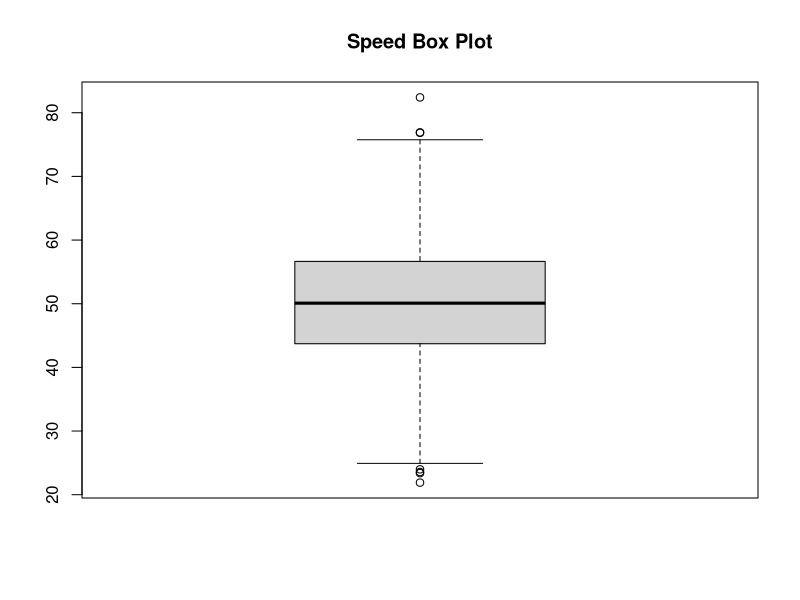
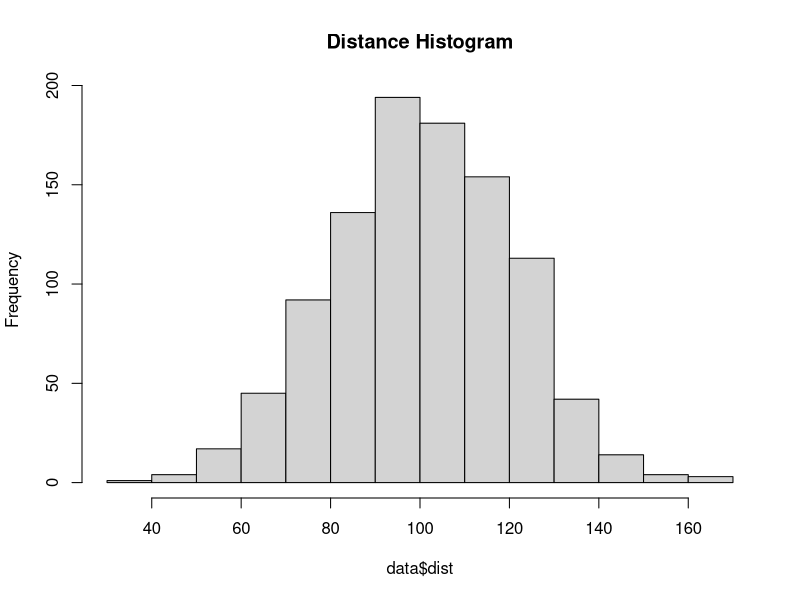
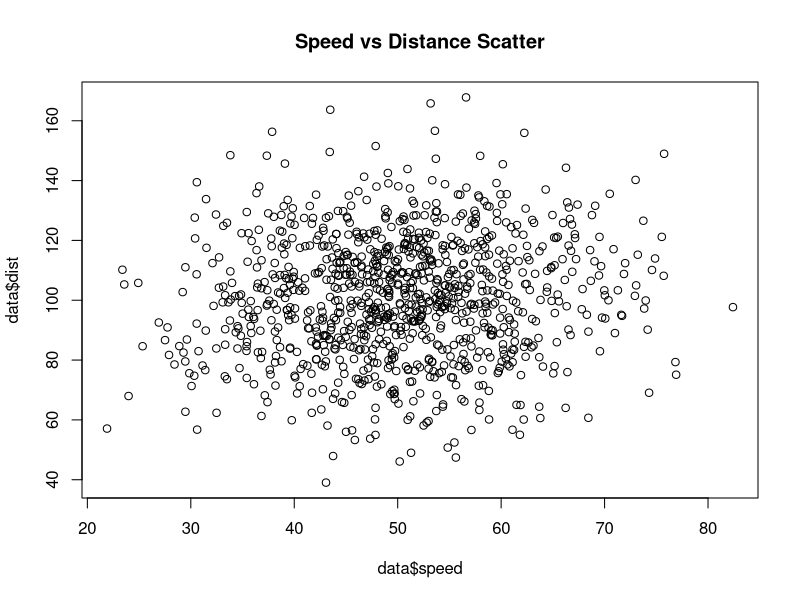

These figures' R source, in order:
# Exp 6 & 7: Plots and Data Structures
# Create dummy csv with Speed and Distance
set.seed(123)
data <- data.frame(
  speed = rnorm(1000, 50, 10),
  dist = rnorm(1000, 100, 20)
)
write.csv(data, "cars_data.csv", row.names = FALSE)

# Plots
boxplot(data$speed, main="Speed Box Plot")
hist(data$dist, main="Distance Histogram")
plot(data$speed, data$dist, main="Speed vs Distance Scatter")

# Data Structures
list_data <- list("Red", "Green", c(21,32,11), TRUE, 51.23, 119.1)
df_data <- data.frame(
  emp_id = c(1:3), 
  emp_name = c("Rick","Dan","Michelle")
)
print(list_data); print(df_data)
